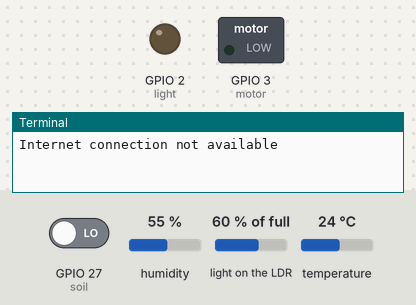
Recording of a program running on a simulated Raspberry Pi (BCM pin numbers). Parts: switched loads named in the program (green lamp = pin HIGH), output pins drawn as LEDs (lit = HIGH), the last lines printed to the terminal. Inputs (shaded band) come from the test bench; at power-on: GPIO 27 (soil) LOW, humidity 55 %, light on the LDR 60 % of full, temperature 24 °C. The clock reads 2024-03-15 10:24:30 at power-on unless the program sets it; the capacitor on the light-sensor pin charges in 0.2 + 60·(1 − level)² ms; web requests get an empty 200 reply after 0.4 s.

Above: at 1.2 s.
1.3 s: GPIO 27 (soil) driven HIGH
At 2.8 s:
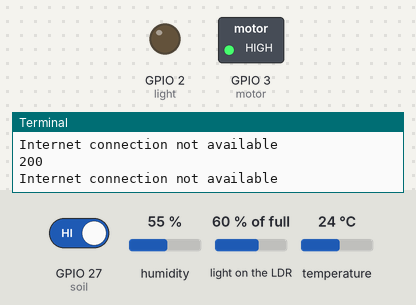
Timing chart, 0 to 4.3 s (numbered marks = the images above; inputs shaded):
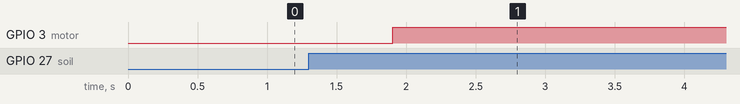

Measured:
- after the input at 1.3 s, GPIO 3 (motor): LOW → HIGH after 0.60 s

The program:

main.py
```python
import RPi.GPIO as GPIO
import time
import requests
from datetime import datetime

from sensorReadings import *
from actuatorControls import *

# print(str(getWaterLevel()))
# print(str(getSoilMoisture()))
# print(str(getTemp()))
# print(str(getHum()))
#
# lightOn()
# motorOn()
# time.sleep(10)
# lightOff()
# motorOff()

## With Networking

motorOff('initial')
lightOff()

plantID = 1

motor = False
light = False
st = False
manual = False

punchTime = {
    'actionTaken' : False,
    'minute' : 0
}

def checkActuateConditions():
    url = 'https://speeve-ponics.herokuapp.com/conditions/actuate/1'
    try:
        r = requests.get(url)
        data = r.json()
        global motor
        global light

        if((data['water'] == False) and (motor == True)):
            motorOff()
            motor = False

        if((data['water'] == True) and (motor == False)):
            motorOn()
            motor = True

        if((data['light'] == False) and (light == True)):
            lightOff()
            light = False

        if((data['light'] == True) and (light == False)):
            lightOn()
            light = True

        manual = data['manual']

    except:
        print('Internet connection not available')

def updateInFocus():
    global plantID

    temperature = getTemp()
    humidity = getHum()
    soilMoisture = getSoilMoisture()

    if(soilMoisture == True):
        sm = 100
    else:
        sm = 0

    data = {
        "temperature": temperature,
        "humidity": humidity,
        "soilMoisture": sm,
        "diseased": False
    }

    url = 'https://speeve-ponics.herokuapp.com/conditions/infocus/1'

    r = requests.post(url, data)
    print(r.status_code)


def updateData(): ## Onli on thr 15th min
    dt = datetime.now()
    m = dt.minute

    if((m%15) == 0):
        temperature = getTemp()
        humidity =getHum()
        soilMoisture = getSoilMoisture()

        if(soilMoisture == True):
            sm = 100
        else:
            sm = 0

        data = {
            "timestamp": dt,
            "plant": 1,
            "temperature": temperature,
            "humidity": humidity,
            "soilMoisture": sm,
            "diseased": False
        }

        url = 'https://speeve-ponics.herokuapp.com/conditions/plant'

        r = requests.post(url, data)
        print(r.status_code)


def actoControls():
    global motor
    global punchTime

    sm = getSoilMoisture()

    dt = datetime.now()
    m = dt.minute

    if(((m%30) == 0) and (motor == False)):
        motorOn()
        motor = True

    if(((m == 35) or (m == 05)) and (motor == True)):
        motorOff()
        motor = False


    if((sm == False) and (motor == False)):
        motorOn()
        motor = True
        punchTime['actionTaken'] = True
        punchTime['minute'] = m

    if((punchTime['actionTaken'] == True)):
         # and (m >= punchTime['minute']))
         if((punchTime['minute'] >= 55) and ((m >= 0 ) and (m < 55))):
             motorOff()
             motor = False
             punchTime['actionTaken'] = False
             punchTime['minute'] = m

         elif(m >= (punchTime['minute'] + 5)):
             motorOff()
             motor = False
             punchTime['actionTaken'] = False
             punchTime['minute'] = m


while(True):
    checkActuateConditions()
    updateInFocus()
    updateData()
    if(manual == False):
        actoControls()


## Call all the functions in order in a while loop
```

sensorReadings.py
```python
import RPi.GPIO as GPIO
import time
import Adafruit_DHT

waterSensor = 4
soil = 27
dht = 17
sensor=Adafruit_DHT.DHT11


GPIO.setmode(GPIO.BCM)
GPIO.setwarnings(False)

GPIO.setup(waterSensor, GPIO.OUT)
# GPIO.setup(soil, GPIO.OUT)

GPIO.output(waterSensor, GPIO.LOW)
# GPIO.output(soil, GPIO.LOW)

time.sleep(0.05)

GPIO.setup(waterSensor, GPIO.IN)
GPIO.setup(soil, GPIO.IN)


def getWaterLevel():
    condition = GPIO.input(waterSensor)

    if(condition == 1):
        return True

    else:
        return False

def getSoilMoisture():
    condition = GPIO.input(soil)

    if(condition == 0):
        return True

    else:
        return False

def getTemp():
    humidity, temperature = Adafruit_DHT.read_retry(sensor, dht)
    return temperature

def getHum():
    humidity, temperature = Adafruit_DHT.read_retry(sensor, dht)
    return humidity
```

actuatorControls.py
```python
import RPi.GPIO as GPIO
import time
from datetime import datetime
import requests

waterUrl = 'https://speeve-ponics.herokuapp.com/conditions/watering'

light = 2
motor = 3

GPIO.setmode(GPIO.BCM)
GPIO.setwarnings(False)

GPIO.setup(motor, GPIO.OUT)
GPIO.setup(light, GPIO.OUT)


def motorOn():
    GPIO.output(motor, True)

    data = {
        "timestamp": datetime.now(),
        "plant": 1,
        "pond": 1,
        "motor": True
    }

    r = requests.post(waterUrl, data)

def motorOff(condition = ''):
    if condition is "initial":
        GPIO.output(motor, False)
    else:
        GPIO.output(motor, False)

        data = {
            "timestamp": datetime.now(),
            "plant": 1,
            "pond": 1,
            "motor": False
        }

        r = requests.post(waterUrl, data)

def lightOn():
    GPIO.output(light, True)

def lightOff():
    GPIO.output(light, False)
```
